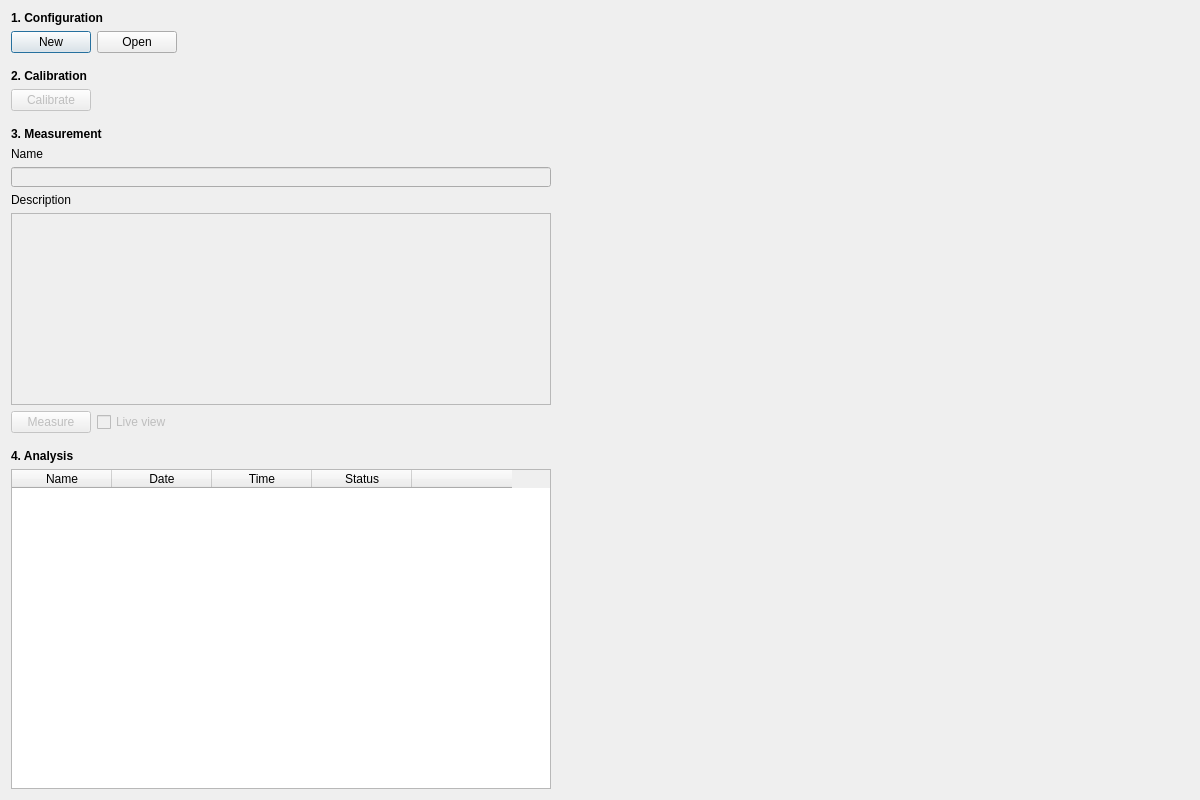
<?xml version="1.0" encoding="UTF-8"?>
<ui version="4.0">
 <class>PanelIAD</class>
 <widget class="QDialog" name="PanelIAD">
  <property name="geometry">
   <rect>
    <x>0</x>
    <y>0</y>
    <width>1200</width>
    <height>800</height>
   </rect>
  </property>
  <property name="sizePolicy">
   <sizepolicy hsizetype="Minimum" vsizetype="Minimum">
    <horstretch>0</horstretch>
    <verstretch>0</verstretch>
   </sizepolicy>
  </property>
  <property name="minimumSize">
   <size>
    <width>1200</width>
    <height>800</height>
   </size>
  </property>
  <property name="windowTitle">
   <string>Optical blood analysis toolkit</string>
  </property>
  <layout class="QGridLayout" name="gridLayout">
   <item row="0" column="0">
    <layout class="QHBoxLayout" name="horizontalLayout_4">
     <item>
      <layout class="QVBoxLayout" name="verticalLayout_6">
       <item>
        <widget class="QLabel" name="label_iad_configuration">
         <property name="font">
          <font>
           <weight>75</weight>
           <bold>true</bold>
          </font>
         </property>
         <property name="text">
          <string>1. Configuration</string>
         </property>
        </widget>
       </item>
       <item>
        <layout class="QHBoxLayout" name="horizontalLayout_6">
         <property name="topMargin">
          <number>0</number>
         </property>
         <item>
          <widget class="QPushButton" name="button_iad_newConfiguration">
           <property name="sizePolicy">
            <sizepolicy hsizetype="Fixed" vsizetype="Fixed">
             <horstretch>0</horstretch>
             <verstretch>0</verstretch>
            </sizepolicy>
           </property>
           <property name="text">
            <string>New</string>
           </property>
          </widget>
         </item>
         <item>
          <widget class="QPushButton" name="button_iad_openConfiguration">
           <property name="sizePolicy">
            <sizepolicy hsizetype="Fixed" vsizetype="Fixed">
             <horstretch>0</horstretch>
             <verstretch>0</verstretch>
            </sizepolicy>
           </property>
           <property name="text">
            <string>Open</string>
           </property>
          </widget>
         </item>
         <item>
          <spacer name="horizontalSpacer_6">
           <property name="orientation">
            <enum>Qt::Horizontal</enum>
           </property>
           <property name="sizeType">
            <enum>QSizePolicy::Fixed</enum>
           </property>
           <property name="sizeHint" stdset="0">
            <size>
             <width>20</width>
             <height>20</height>
            </size>
           </property>
          </spacer>
         </item>
         <item>
          <widget class="ClickableLabel" name="label_iad_configurationName">
           <property name="minimumSize">
            <size>
             <width>0</width>
             <height>0</height>
            </size>
           </property>
           <property name="maximumSize">
            <size>
             <width>340</width>
             <height>23</height>
            </size>
           </property>
           <property name="text">
            <string>&lt;configuration loaded&gt;</string>
           </property>
           <property name="textInteractionFlags">
            <set>Qt::NoTextInteraction</set>
           </property>
          </widget>
         </item>
         <item>
          <spacer name="horizontalSpacer_5">
           <property name="orientation">
            <enum>Qt::Horizontal</enum>
           </property>
           <property name="sizeType">
            <enum>QSizePolicy::Minimum</enum>
           </property>
           <property name="sizeHint" stdset="0">
            <size>
             <width>20</width>
             <height>20</height>
            </size>
           </property>
          </spacer>
         </item>
        </layout>
       </item>
       <item>
        <spacer name="verticalSpacer_3">
         <property name="orientation">
          <enum>Qt::Vertical</enum>
         </property>
         <property name="sizeType">
          <enum>QSizePolicy::Fixed</enum>
         </property>
         <property name="sizeHint" stdset="0">
          <size>
           <width>20</width>
           <height>10</height>
          </size>
         </property>
        </spacer>
       </item>
       <item>
        <widget class="QLabel" name="label_iad_calibration">
         <property name="font">
          <font>
           <weight>75</weight>
           <bold>true</bold>
          </font>
         </property>
         <property name="text">
          <string>2. Calibration</string>
         </property>
         <property name="margin">
          <number>0</number>
         </property>
        </widget>
       </item>
       <item>
        <widget class="QPushButton" name="button_iad_calibrate">
         <property name="enabled">
          <bool>false</bool>
         </property>
         <property name="sizePolicy">
          <sizepolicy hsizetype="Fixed" vsizetype="Fixed">
           <horstretch>0</horstretch>
           <verstretch>0</verstretch>
          </sizepolicy>
         </property>
         <property name="text">
          <string>Calibrate</string>
         </property>
        </widget>
       </item>
       <item>
        <spacer name="verticalSpacer">
         <property name="orientation">
          <enum>Qt::Vertical</enum>
         </property>
         <property name="sizeType">
          <enum>QSizePolicy::Fixed</enum>
         </property>
         <property name="sizeHint" stdset="0">
          <size>
           <width>20</width>
           <height>10</height>
          </size>
         </property>
        </spacer>
       </item>
       <item>
        <widget class="QLabel" name="label_iad_measurement">
         <property name="font">
          <font>
           <weight>75</weight>
           <bold>true</bold>
          </font>
         </property>
         <property name="text">
          <string>3. Measurement</string>
         </property>
        </widget>
       </item>
       <item>
        <widget class="QLabel" name="label_iad_name">
         <property name="text">
          <string>Name</string>
         </property>
        </widget>
       </item>
       <item>
        <widget class="QLineEdit" name="lineEdit_iad_name">
         <property name="enabled">
          <bool>false</bool>
         </property>
         <property name="sizePolicy">
          <sizepolicy hsizetype="Fixed" vsizetype="Fixed">
           <horstretch>0</horstretch>
           <verstretch>0</verstretch>
          </sizepolicy>
         </property>
         <property name="minimumSize">
          <size>
           <width>540</width>
           <height>20</height>
          </size>
         </property>
         <property name="maximumSize">
          <size>
           <width>16777215</width>
           <height>20</height>
          </size>
         </property>
        </widget>
       </item>
       <item>
        <widget class="QLabel" name="label_iad_description">
         <property name="text">
          <string>Description</string>
         </property>
        </widget>
       </item>
       <item>
        <widget class="QPlainTextEdit" name="plainTextEdit_iad_description">
         <property name="enabled">
          <bool>false</bool>
         </property>
         <property name="sizePolicy">
          <sizepolicy hsizetype="Fixed" vsizetype="Fixed">
           <horstretch>0</horstretch>
           <verstretch>0</verstretch>
          </sizepolicy>
         </property>
         <property name="minimumSize">
          <size>
           <width>540</width>
           <height>120</height>
          </size>
         </property>
        </widget>
       </item>
       <item>
        <layout class="QHBoxLayout" name="horizontalLayout_5">
         <item>
          <widget class="QPushButton" name="button_iad_measure">
           <property name="enabled">
            <bool>false</bool>
           </property>
           <property name="sizePolicy">
            <sizepolicy hsizetype="Fixed" vsizetype="Fixed">
             <horstretch>0</horstretch>
             <verstretch>0</verstretch>
            </sizepolicy>
           </property>
           <property name="text">
            <string>Measure</string>
           </property>
          </widget>
         </item>
         <item>
          <widget class="QCheckBox" name="checkBox_iad_liveView">
           <property name="enabled">
            <bool>false</bool>
           </property>
           <property name="sizePolicy">
            <sizepolicy hsizetype="Minimum" vsizetype="Fixed">
             <horstretch>0</horstretch>
             <verstretch>0</verstretch>
            </sizepolicy>
           </property>
           <property name="text">
            <string>Live view</string>
           </property>
          </widget>
         </item>
         <item>
          <spacer name="horizontalSpacer_7">
           <property name="orientation">
            <enum>Qt::Horizontal</enum>
           </property>
           <property name="sizeType">
            <enum>QSizePolicy::Minimum</enum>
           </property>
           <property name="sizeHint" stdset="0">
            <size>
             <width>40</width>
             <height>20</height>
            </size>
           </property>
          </spacer>
         </item>
        </layout>
       </item>
       <item>
        <spacer name="verticalSpacer_2">
         <property name="orientation">
          <enum>Qt::Vertical</enum>
         </property>
         <property name="sizeType">
          <enum>QSizePolicy::Fixed</enum>
         </property>
         <property name="sizeHint" stdset="0">
          <size>
           <width>20</width>
           <height>10</height>
          </size>
         </property>
        </spacer>
       </item>
       <item>
        <widget class="QLabel" name="label_iad_analysis">
         <property name="font">
          <font>
           <weight>75</weight>
           <bold>true</bold>
          </font>
         </property>
         <property name="text">
          <string>4. Analysis</string>
         </property>
        </widget>
       </item>
       <item>
        <widget class="MeasurementsTable" name="table_iad_measurements">
         <property name="sizePolicy">
          <sizepolicy hsizetype="Fixed" vsizetype="Expanding">
           <horstretch>0</horstretch>
           <verstretch>0</verstretch>
          </sizepolicy>
         </property>
         <property name="minimumSize">
          <size>
           <width>540</width>
           <height>320</height>
          </size>
         </property>
         <property name="maximumSize">
          <size>
           <width>540</width>
           <height>16777215</height>
          </size>
         </property>
         <property name="focusPolicy">
          <enum>Qt::NoFocus</enum>
         </property>
         <property name="horizontalScrollBarPolicy">
          <enum>Qt::ScrollBarAlwaysOff</enum>
         </property>
         <property name="autoScroll">
          <bool>false</bool>
         </property>
         <property name="editTriggers">
          <set>QAbstractItemView::NoEditTriggers</set>
         </property>
         <property name="selectionMode">
          <enum>QAbstractItemView::SingleSelection</enum>
         </property>
         <property name="selectionBehavior">
          <enum>QAbstractItemView::SelectRows</enum>
         </property>
         <attribute name="horizontalHeaderHighlightSections">
          <bool>false</bool>
         </attribute>
         <attribute name="verticalHeaderVisible">
          <bool>false</bool>
         </attribute>
         <attribute name="verticalHeaderHighlightSections">
          <bool>false</bool>
         </attribute>
         <column>
          <property name="text">
           <string>Name</string>
          </property>
         </column>
         <column>
          <property name="text">
           <string>Date</string>
          </property>
         </column>
         <column>
          <property name="text">
           <string>Time</string>
          </property>
         </column>
         <column>
          <property name="text">
           <string>Status</string>
          </property>
         </column>
         <column>
          <property name="text">
           <string/>
          </property>
         </column>
        </widget>
       </item>
      </layout>
     </item>
     <item>
      <spacer name="horizontalSpacer_3">
       <property name="orientation">
        <enum>Qt::Horizontal</enum>
       </property>
       <property name="sizeType">
        <enum>QSizePolicy::Fixed</enum>
       </property>
       <property name="sizeHint" stdset="0">
        <size>
         <width>10</width>
         <height>20</height>
        </size>
       </property>
      </spacer>
     </item>
     <item>
      <layout class="QVBoxLayout" name="verticalLayout_5">
       <item>
        <widget class="Plot" name="qwtPlot_reflection">
         <property name="sizePolicy">
          <sizepolicy hsizetype="Expanding" vsizetype="Expanding">
           <horstretch>0</horstretch>
           <verstretch>0</verstretch>
          </sizepolicy>
         </property>
        </widget>
       </item>
       <item>
        <widget class="Plot" name="qwtPlot_transmission">
         <property name="sizePolicy">
          <sizepolicy hsizetype="Expanding" vsizetype="Expanding">
           <horstretch>0</horstretch>
           <verstretch>0</verstretch>
          </sizepolicy>
         </property>
        </widget>
       </item>
      </layout>
     </item>
    </layout>
   </item>
  </layout>
 </widget>
 <layoutdefault spacing="6" margin="11"/>
 <customwidgets>
  <customwidget>
   <class>Plot</class>
   <extends>QFrame</extends>
   <header>plot.h</header>
   <container>1</container>
  </customwidget>
  <customwidget>
   <class>ClickableLabel</class>
   <extends>QLabel</extends>
   <header>clickablelabel.h</header>
  </customwidget>
  <customwidget>
   <class>MeasurementsTable</class>
   <extends>QTableWidget</extends>
   <header>measurementstable.h</header>
  </customwidget>
 </customwidgets>
 <resources/>
 <connections/>
</ui>
